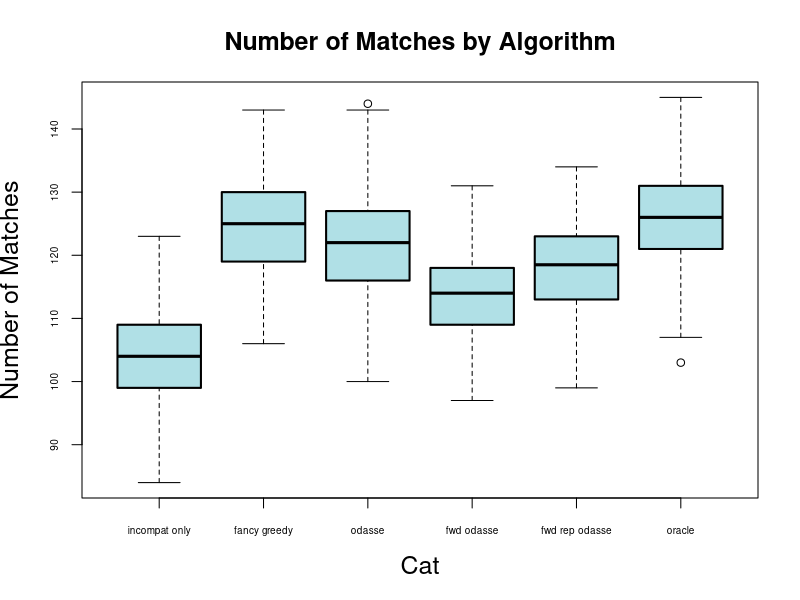
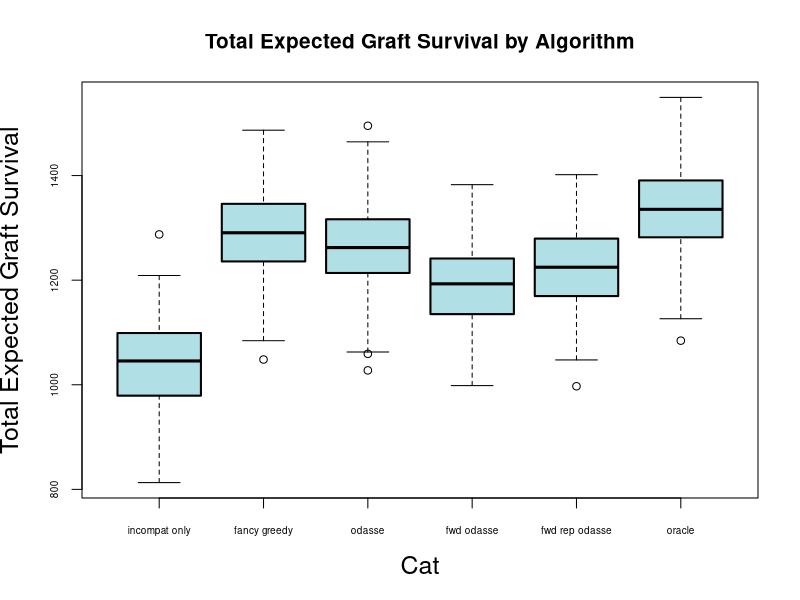

Here is the R script that generated these plots, in order:
incompat_only = read.csv('incompat_only.csv', header=FALSE, sep='\t')
fancy_greedy = read.csv('fancy_greedy.csv', header=FALSE, sep='\t')
odasse = read.csv('odasse.csv', header=FALSE, sep='\t')
fwd_odasse = read.csv('fwd_odasse.csv', header=FALSE, sep='\t')
fwd_rep_odasse = read.csv('fwd_rep_odasse.csv', header=FALSE, sep='\t')
oracle = read.csv('oracle.csv', header=FALSE, sep='\t')

incompat_only$Cat = c(rep('incompat only'), nrow(incompat_only))
fancy_greedy$Cat = c(rep('fancy greedy', nrow(fancy_greedy)))
odasse$Cat = c(rep('odasse', nrow(odasse)))
fwd_odasse$Cat = c(rep('fwd odasse', nrow(fwd_odasse)))
fwd_rep_odasse$Cat = c(rep('fwd rep odasse', nrow(fwd_rep_odasse)))
oracle$Cat = c(rep('oracle', nrow(oracle)))

total = rbind(incompat_only, fancy_greedy, odasse, fwd_odasse, fwd_rep_odasse, oracle)
total$Cat = factor(total$Cat, c('incompat only', 'fancy greedy', 'odasse', 'fwd odasse', 'fwd rep odasse', 'oracle'))
par(cex.main=1.5, cex.lab=1.5, cex.axis=.6)
boxplot(V1~Cat, total, col='powderblue', names=c('incompat only', 'fancy greedy', 'odasse', 'fwd odasse', 'fwd rep odasse', 'oracle'), main='Number of Matches by Algorithm', ylab='Number of Matches', boxlwd=2)

par(cex.main=1.25, cex.lab=1.5, cex.axis=.6)
boxplot(V2~Cat, total, col='powderblue', names=c('incompat only', 'fancy greedy', 'odasse', 'fwd odasse', 'fwd rep odasse', 'oracle'), main='Total Expected Graft Survival by Algorithm', ylab='Total Expected Graft Survival', boxlwd=2)

